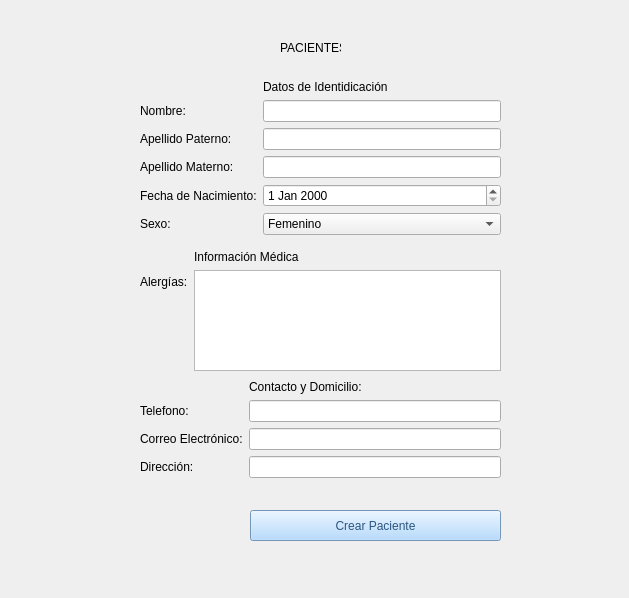
<?xml version="1.0" encoding="UTF-8"?>
<ui version="4.0">
 <class>Form</class>
 <widget class="QWidget" name="Form">
  <property name="geometry">
   <rect>
    <x>0</x>
    <y>0</y>
    <width>629</width>
    <height>598</height>
   </rect>
  </property>
  <property name="windowTitle">
   <string>Form</string>
  </property>
  <widget class="QWidget" name="formLayoutWidget">
   <property name="geometry">
    <rect>
     <x>140</x>
     <y>80</y>
     <width>361</width>
     <height>161</height>
    </rect>
   </property>
   <layout class="QFormLayout" name="formLayout">
    <item row="0" column="1">
     <widget class="QLabel" name="label_8">
      <property name="text">
       <string>Datos de Identidicación</string>
      </property>
     </widget>
    </item>
    <item row="1" column="0">
     <widget class="QLabel" name="label">
      <property name="text">
       <string>Nombre:</string>
      </property>
     </widget>
    </item>
    <item row="1" column="1">
     <widget class="QLineEdit" name="txt_nombre"/>
    </item>
    <item row="2" column="0">
     <widget class="QLabel" name="label_2">
      <property name="text">
       <string>Apellido Paterno:</string>
      </property>
     </widget>
    </item>
    <item row="2" column="1">
     <widget class="QLineEdit" name="txt_apellido_paterno"/>
    </item>
    <item row="3" column="0">
     <widget class="QLabel" name="label_3">
      <property name="text">
       <string>Apellido Materno:</string>
      </property>
     </widget>
    </item>
    <item row="3" column="1">
     <widget class="QLineEdit" name="txt_apellido_materno"/>
    </item>
    <item row="4" column="0">
     <widget class="QLabel" name="label_4">
      <property name="text">
       <string>Fecha de Nacimiento:</string>
      </property>
     </widget>
    </item>
    <item row="4" column="1">
     <widget class="QDateEdit" name="date_nacimiento"/>
    </item>
    <item row="5" column="0">
     <widget class="QLabel" name="label_5">
      <property name="text">
       <string>Sexo:</string>
      </property>
     </widget>
    </item>
    <item row="5" column="1">
     <widget class="QComboBox" name="cmb_genero">
      <item>
       <property name="text">
        <string>Femenino</string>
       </property>
      </item>
      <item>
       <property name="text">
        <string>Otro</string>
       </property>
      </item>
      <item>
       <property name="text">
        <string>Masculino</string>
       </property>
      </item>
     </widget>
    </item>
   </layout>
  </widget>
  <widget class="QWidget" name="formLayoutWidget_2">
   <property name="geometry">
    <rect>
     <x>140</x>
     <y>380</y>
     <width>361</width>
     <height>111</height>
    </rect>
   </property>
   <layout class="QFormLayout" name="formLayout_2">
    <item row="1" column="0">
     <widget class="QLabel" name="label_9">
      <property name="text">
       <string>Telefono:</string>
      </property>
     </widget>
    </item>
    <item row="2" column="0">
     <widget class="QLabel" name="label_10">
      <property name="text">
       <string>Correo Electrónico:</string>
      </property>
     </widget>
    </item>
    <item row="3" column="0">
     <widget class="QLabel" name="label_11">
      <property name="text">
       <string>Dirección:</string>
      </property>
     </widget>
    </item>
    <item row="3" column="1">
     <widget class="QLineEdit" name="text_direccion"/>
    </item>
    <item row="0" column="1">
     <widget class="QLabel" name="label_12">
      <property name="text">
       <string>Contacto y Domicilio:</string>
      </property>
     </widget>
    </item>
    <item row="1" column="1">
     <widget class="QLineEdit" name="txt_telefono"/>
    </item>
    <item row="2" column="1">
     <widget class="QLineEdit" name="txt_email"/>
    </item>
   </layout>
  </widget>
  <widget class="QWidget" name="formLayoutWidget_3">
   <property name="geometry">
    <rect>
     <x>140</x>
     <y>250</y>
     <width>361</width>
     <height>121</height>
    </rect>
   </property>
   <layout class="QFormLayout" name="formLayout_3">
    <item row="1" column="0">
     <widget class="QLabel" name="label_14">
      <property name="text">
       <string>Alergías:</string>
      </property>
     </widget>
    </item>
    <item row="1" column="1">
     <widget class="QTextEdit" name="text_alergias"/>
    </item>
    <item row="0" column="1">
     <widget class="QLabel" name="label_13">
      <property name="text">
       <string>Información Médica</string>
      </property>
     </widget>
    </item>
   </layout>
  </widget>
  <widget class="QPushButton" name="btn_crear_paciente">
   <property name="geometry">
    <rect>
     <x>250</x>
     <y>510</y>
     <width>251</width>
     <height>31</height>
    </rect>
   </property>
   <property name="styleSheet">
    <string notr="true">QPushButton#btn_crear_paciente{
background-color: rgb(162, 210, 255);
	color: rgb(43, 86, 129);
	border-color: rgb(43, 86, 129);

}</string>
   </property>
   <property name="text">
    <string>Crear Paciente</string>
   </property>
  </widget>
  <widget class="QLabel" name="label_6">
   <property name="geometry">
    <rect>
     <x>280</x>
     <y>40</y>
     <width>61</width>
     <height>16</height>
    </rect>
   </property>
   <property name="text">
    <string>PACIENTES</string>
   </property>
  </widget>
 </widget>
 <resources/>
 <connections/>
</ui>
